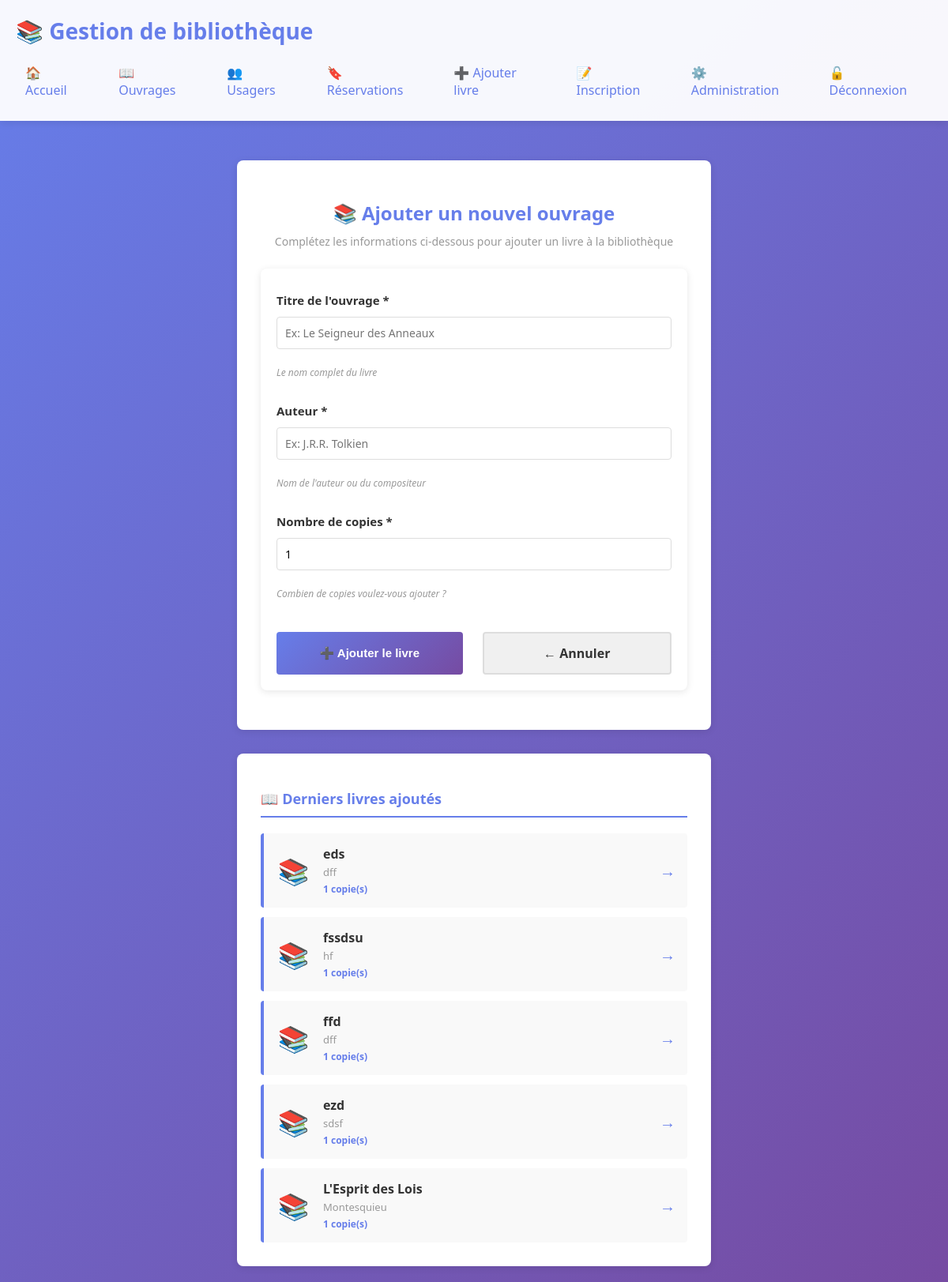
The page /add_book (signed in) on the database its author committed.
### models.py (models this page shows, shortened)
class Book(db.Model):
    id = db.Column(db.Integer, primary_key=True)
    title = db.Column(db.String(250), nullable=False)
    author = db.Column(db.String(200))
    total_copies = db.Column(db.Integer, default=1)
    loans = db.relationship('Loan', backref='book', lazy=True)
    reservations = db.relationship('Reservation', backref='book', lazy=True)

### app.py (the view, shortened to what this page needs)
@app.route('/add_book', methods=['GET', 'POST'])
@login_required_admin
def add_book():
    recent_books = Book.query.order_by(Book.id.desc()).limit(5).all()
    return render_template('add_book.html', recent_books=recent_books)

### app.py (called while the page is built)
def login_required_admin(f):
    @wraps(f)
    def decorated_function(*args, **kwargs):
        if 'admin' not in session:
            flash('Vous devez être connecté en tant qu\'administrateur', 'warning')
            return redirect(url_for('admin_login'))
        return f(*args, **kwargs)
    return decorated_function

### templates/add_book.html (shortened to what this page needs)
{% extends 'layout.html' %}
{% block content %}
<div class="add-book-container">
  <section class="form-section">
    <h2>📚 Ajouter un nouvel ouvrage</h2>
    <p class="form-subtitle">Complétez les informations ci-dessous pour ajouter un livre à la bibliothèque</p>
    <form method="post" action="{{ url_for('add_book') }}" class="add-book-form">
      <div class="form-group">
        <label for="title">Titre de l'ouvrage *</label>
        <input
          type="text"
          id="title"
          name="title"
          placeholder="Ex: Le Seigneur des Anneaux"
          required
          class="form-input"
        >
        <span class="form-help">Le nom complet du livre</span>
      </div>
      <div class="form-group">
        <label for="author">Auteur *</label>
        <input
          type="text"
          id="author"
          name="author"
          placeholder="Ex: J.R.R. Tolkien"
          required
          class="form-input"
        >
        <span class="form-help">Nom de l'auteur ou du compositeur</span>
      </div>
      <div class="form-group">
        <label for="total_copies">Nombre de copies *</label>
        <input
          type="number"
          id="total_copies"
          name="total_copies"
          placeholder="1"
          min="1"
          value="1"
          required
          class="form-input"
        >
        <span class="form-help">Combien de copies voulez-vous ajouter ?</span>
      </div>
      <div class="form-actions">
        <button type="submit" class="btn-submit">➕ Ajouter le livre</button>
        <a href="/books" class="btn-cancel">← Annuler</a>
      </div>
    </form>
  </section>
  <section class="recent-section">
    <h3>📖 Derniers livres ajoutés</h3>
    <div class="recent-books-list">
      {% for book in recent_books %}
      <div class="recent-book-item">
        <div class="book-icon">📚</div>
        <div class="book-info">
          <h4>{{ book.title }}</h4>
          <p class="author">{{ book.author }}</p>
          <p class="copies">{{ book.total_copies }} copie(s)</p>
        </div>
        <a href="{{ url_for('book_detail', book_id=book.id) }}" class="btn-view">→</a>
      </div>
      {% endfor %}
    </div>
  </section>
</div>
{% endblock %}

### static/style.css (style rules this page uses)
* { margin: 0; padding: 0; box-sizing: border-box; }
body { font-family: 'Segoe UI', Tahoma, Geneva, Verdana, sans-serif; background: linear-gradient(135deg, #667eea 0%, #764ba2 100%); min-height: 100vh; color: #333; }
form { background: white; padding: 20px; border-radius: 8px; box-shadow: 0 2px 10px rgba(0, 0, 0, 0.1); margin: 20px 0; }
label { display: block; margin: 10px 0 5px 0; font-weight: 500; color: #333; }
input[type="text"], input[type="email"], input[type="number"], select { width: 100%; padding: 10px; margin-bottom: 15px; border: 1px solid #ddd; border-radius: 4px; font-size: 14px; transition: border-color 0.3s; }
button { background: linear-gradient(135deg, #667eea 0%, #764ba2 100%); color: white; padding: 10px 20px; border: none; border-radius: 4px; cursor: pointer; font-weight: 500; transition: transform 0.2s, box-shadow 0.2s; margin-right: 10px; }
h2 { color: white; margin: 20px 0 15px 0; font-size: 24px; }
h3 { color: #667eea; margin: 15px 0 10px 0; font-size: 18px; }
a { color: #667eea; text-decoration: none; }
.book-info { flex: 1; }
.book-info h4 { margin-bottom: 5px; }
.author { color: #999; font-size: 13px; margin-bottom: 8px; }

### templates/add_book.html (style rules this page uses)
.add-book-container { max-width: 600px; margin: 0 auto; }
.form-section { background: white; padding: 30px; border-radius: 8px; box-shadow: 0 2px 10px rgba(0, 0, 0, 0.1); margin-bottom: 30px; }
.form-section h2 { color: #667eea; margin-bottom: 10px; text-align: center; }
.form-subtitle { color: #999; text-align: center; margin-bottom: 25px; font-size: 14px; }
.add-book-form { display: flex; flex-direction: column; gap: 20px; }
.form-group { display: flex; flex-direction: column; gap: 6px; }
.form-group label { font-weight: 600; color: #333; font-size: 15px; }
.form-input { padding: 12px 15px; border: 2px solid #ddd; border-radius: 4px; font-size: 14px; font-family: inherit; transition: all 0.3s; }
.form-help { font-size: 12px; color: #999; font-style: italic; }
.form-actions { display: flex; gap: 15px; margin-top: 20px; }
.btn-submit { flex: 1; background: linear-gradient(135deg, #667eea 0%, #764ba2 100%); color: white; padding: 14px; border: none; border-radius: 4px; font-weight: 600; font-size: 15px; cursor: pointer; transition: all 0.3s; }
.btn-cancel { flex: 1; background: #f0f0f0; color: #333; padding: 14px; border-radius: 4px; text-decoration: none; text-align: center; font-weight: 600; transition: all 0.3s; border: 2px solid #ddd; }
.recent-section { background: white; padding: 30px; border-radius: 8px; box-shadow: 0 2px 10px rgba(0, 0, 0, 0.1); }
.recent-section h3 { color: #667eea; margin-bottom: 20px; padding-bottom: 10px; border-bottom: 2px solid #667eea; }
.recent-books-list { display: flex; flex-direction: column; gap: 12px; }
.recent-book-item { display: flex; gap: 15px; align-items: center; padding: 15px; background: #f9f9f9; border-radius: 4px; border-left: 4px solid #667eea; transition: all 0.3s; }
.book-icon { font-size: 32px; min-width: 45px; text-align: center; }
.book-info { flex: 1; }
.book-info h4 { color: #333; margin-bottom: 3px; }
.author { color: #999; font-size: 13px; margin: 2px 0; }
.copies { color: #667eea; font-size: 12px; font-weight: 600; margin-top: 4px; }
.btn-view { font-size: 20px; color: #667eea; text-decoration: none; transition: transform 0.2s; }

### rows shown on the page
Book: title "eds", author "dff", total_copies "1"
Book: title "fssdsu", author "hf", total_copies "1"
Book: title "ffd", author "dff", total_copies "1"
Book: title "ezd", author "sdsf", total_copies "1"
Book: title "L'Esprit des Lois", author "Montesquieu", total_copies "1"
